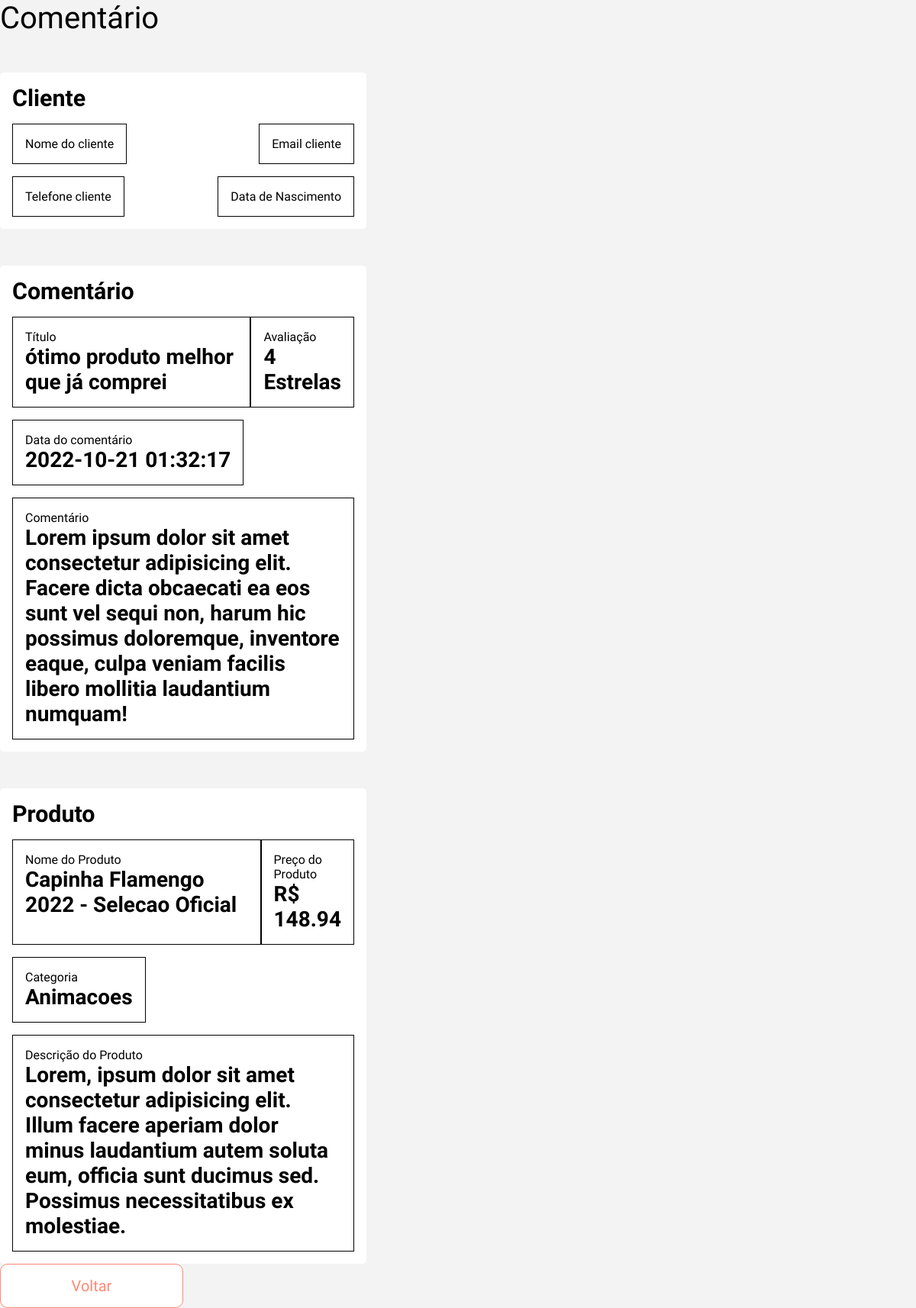
Page /view/DetailsComentarios.php?id=1 on the committed database.
### tables this page shows
CREATE TABLE IF NOT EXISTS `user_avaliacao` (
                                                             `id_avaliacao` INT NOT NULL AUTO_INCREMENT,
                                                             `id_produto` INT NOT NULL,
                                                             `id_cliente` INT NOT NULL,
                                                             `nota_avaliacao` INT(1) NOT NULL COMMENT 'avaliação de 1 - 5',
                                                             `titulo_avaliacao` VARCHAR(300) NOT NULL,
                                                             `descricao` VARCHAR(900) NOT NULL,
                                                             `data_avaliacao` DATETIME NOT NULL DEFAULT CURRENT_TIMESTAMP COMMENT 'data e hora do registro',
                                                             `status` INT(1) NOT NULL COMMENT '1 - ativo; 0 - inativo',
                                                             PRIMARY KEY (`id_avaliacao`),
                                                             CONSTRAINT `fk1_id_produto`
                                                                 FOREIGN KEY (`id_produto`)
                                                                     REFERENCES `user_produto` (`id_produto`)
                                                                     ON UPDATE CASCADE,
                                                             CONSTRAINT `fk2_id_cliente`
                                                                 FOREIGN KEY (`id_cliente`)
                                                                     REFERENCES `user_cliente` (`id_cliente`)
                                                                     ON UPDATE CASCADE);

CREATE TABLE IF NOT EXISTS `user_produto` (
                                                           `id_produto` INT NOT NULL AUTO_INCREMENT,
                                                           `id_modelo_celular` INT NOT NULL,
                                                           `id_categoria` INT NOT NULL,
                                                           `nome_produto` VARCHAR(300) NOT NULL,
                                                           `cod_produto` INT(4) ZEROFILL NOT NULL,
                                                           `preco_produto` FLOAT NOT NULL,
                                                           `peso_produto` INT NOT NULL COMMENT 'Peso em Gramas',
                                                           `descricao_produto` VARCHAR(900) NOT NULL,
                                                           `imagem_principal_produto` VARCHAR(300) NOT NULL,
                                                           `quantidade_produto` INT NOT NULL,
                                                           `categoria_special_produto` VARCHAR(200) NOT NULL,
                                                           `garantias_produto` VARCHAR(300) NOT NULL COMMENT 'beneficios - ex - garantia 3 dias',
                                                           `status` INT(1) NOT NULL COMMENT '2 - oferta 1 - disponivel 0 - indisponivel',
                                                           `data_reg_produto` DATETIME NOT NULL DEFAULT CURRENT_TIMESTAMP COMMENT 'data e hora do registro',
                                                           PRIMARY KEY (`id_produto`),
                                                           CONSTRAINT `fk_id_modelo_celular`
                                                               FOREIGN KEY (`id_modelo_celular`)
                                                                   REFERENCES `user_mod_celular` (`id_modelo_celular`)
                                                                   ON DELETE RESTRICT
                                                                   ON UPDATE CASCADE,
                                                           CONSTRAINT `fk_id_categoria`
                                                               FOREIGN KEY (`id_categoria`)
                                                                   REFERENCES `user_categoria` (`id_categoria`)
                                                                   ON DELETE RESTRICT
                                                                   ON UPDATE CASCADE);

CREATE TABLE IF NOT EXISTS `user_categoria` (
                                                             `id_categoria` INT NOT NULL AUTO_INCREMENT,
                                                             `nome_categoria` VARCHAR(200) NOT NULL,
                                                             `img_categoria` VARCHAR(300) NOT NULL,
                                                             `data_reg_cupom` DATETIME NOT NULL DEFAULT CURRENT_TIMESTAMP COMMENT 'data e hora do registro',
                                                             `link_categoria` VARCHAR(300) NOT NULL,
                                                             PRIMARY KEY (`id_categoria`)
);

### model/conexao.class.php (called while the page is built, shortened)
<?php
class Conexao{
    public function __construct(){
        try{
            $this->pdo = new PDO("mysql:dbname=2ucase_bd3;host=localhost","root","");
        }catch(PDOException $e){
            echo "Erro com banco de dados: " . $e->getMessage() . "<br>";
            exit();
        }catch(Exception $e){
            echo "Erro generico: " . $e->getMessage() . "<br>";
            exit();
        }
    }
}
?>

### model/Manager.class.php (called while the page is built, shortened)
<?php
require_once 'Conexao.class.php';
class Manager extends Conexao {
    public function getInfo($table, $columnName, $id) {
		$sql = "SELECT * FROM $table WHERE {$columnName} = :id";
		$statement = $this->pdo->prepare($sql);
		$statement->bindValue(":id", $id);
		$statement->execute();
		return $statement->fetchAll();
	}
}

### view/DetailsComentarios.php (the view, shortened to what this page needs)
<?php
require_once "../model/Manager.class.php";
$manager = new Manager();
$idComentario = $_REQUEST['id'];
$resultDetailComentario = $manager->getInfo('user_avaliacao', 'id_avaliacao', $idComentario);
$resultDetailProduto = $manager->getInfo('user_produto', 'id_produto', $resultDetailComentario[0]['id_produto']);
$resultDetailCategoria = $manager->getInfo('user_categoria', 'id_categoria', $resultDetailProduto[0]['id_categoria']);
?>
<!DOCTYPE html>
<html lang="pt-br">
<head>
    <?php require_once "../config/config.php"; ?>
    <link rel="stylesheet" href="../assets/css/detailsComentarios.css">
</head>
<body id="body-margin">
    <main class="container-produto">
        <h1>Comentário</h1>
        <article class="info-cliente container-comment">
            <h2>Cliente</h2>
            <div class="row-nome-email rows-comentarios">
                <label>Nome do cliente
                </label>
                <label>Email cliente
                </label>
            </div>
            <div class="row-phone-birth rows-comentarios">
                <label>Telefone cliente
                </label>
                <label>Data de Nascimento
                </label>
            </div>
        </article>
        <article class="info-comentario container-comment">
            <h2>Comentário</h2>
            <div class="row-titulo-stars rows-comentarios">
                <label>Título
                    <h3><?= $resultDetailComentario[0]['titulo_avaliacao'] ?></h3>
                </label>
                <label>Avaliação
                    <h3><?= $resultDetailComentario[0]['nota_avaliacao'] ?>  Estrelas</h3>
                </label>
            </div>
            <label>Data do comentário
                <h3><?= $resultDetailComentario[0]['data_avaliacao'] ?></h3>
            </label>
            <label>Comentário
                <h3><?= $resultDetailComentario[0]['descricao'] ?></h3>
            </label>
        </article>
        <article class="info-comentario container-comment">
            <h2>Produto</h2>
            <div class="row-titulo-stars rows-comentarios">
                <label>Nome do Produto
                    <h3><?= $resultDetailProduto[0]['nome_produto'] ?></h3>
                </label>
                <label>Preço do Produto
                    <h3>R$ <?= $resultDetailProduto[0]['preco_produto'] ?></h3>
                </label>
            </div>
            <label>Categoria
                <h3><?= $resultDetailCategoria[0]['nome_categoria'] ?></h3>
            </label>
            <label>Descrição do Produto
                <h3><?= $resultDetailProduto[0]['descricao_produto'] ?></h3>
            </label>
        </article>
        <button id="btn-exit" onclick="window.location.href='./ListComentarios.php'">Voltar</button>
    </main>
</body>
</html>

### assets/css/detailsComentarios.css (style rules this page uses)
.container-comment { background-color: #fff; padding: 1rem; border-radius: 5px; }
.rows-comentarios { display: flex; width: 100%; justify-content: space-between; }
label { border: 1px solid #000; padding: 1rem; }
.container-comment { display: flex; flex-direction: column; width: 40vw; align-items: flex-start; gap: 1rem; margin-top: 3rem; }

### view/DetailsComentarios.php (style rules this page uses)
.container-comment { background-color: #fff; padding: 1rem; border-radius: 5px; }
.rows-comentarios { display: flex; width: 100%; justify-content: space-between; }
label { border: 1px solid #000; padding: 1rem; }
.container-comment { display: flex; flex-direction: column; width: 40vw; align-items: flex-start; gap: 1rem; margin-top: 3rem; }

### rows in the picture
user_avaliacao: titulo_avaliacao "ótimo produto melhor que já comprei", nota_avaliacao "4", data_avaliacao "2022-10-21 01:32:17", descricao "Lorem ipsum dolor sit amet consectetur adipisicing elit. Facere dicta obcaecati ea eos sunt vel sequi non, harum hic possimus doloremque, inventore eaque, culpa veniam facilis libero mollitia laudantium numquam!"
user_produto: nome_produto "Capinha Flamengo 2022 - Selecao Oficial", preco_produto "148.94", descricao_produto "Lorem, ipsum dolor sit amet consectetur adipisicing elit. Illum facere aperiam dolor minus laudantium autem soluta eum, officia sunt ducimus sed. Possimus necessitatibus ex molestiae."
user_categoria: nome_categoria "Animacoes"
